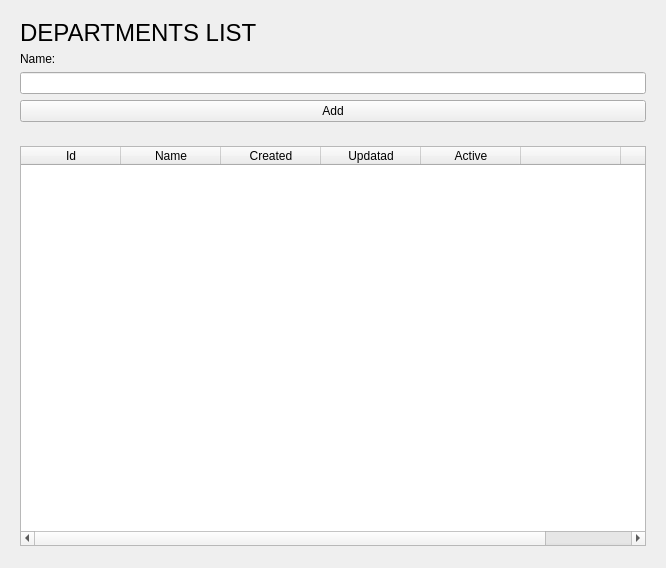
<?xml version="1.0" encoding="UTF-8"?>
<ui version="4.0">
 <class>departments</class>
 <widget class="QWidget" name="departments">
  <property name="geometry">
   <rect>
    <x>0</x>
    <y>0</y>
    <width>666</width>
    <height>568</height>
   </rect>
  </property>
  <property name="windowTitle">
   <string>Form</string>
  </property>
  <layout class="QVBoxLayout" name="verticalLayout_4">
   <item>
    <widget class="QWidget" name="panel_add" native="true">
     <property name="minimumSize">
      <size>
       <width>0</width>
       <height>120</height>
      </size>
     </property>
     <property name="maximumSize">
      <size>
       <width>16777215</width>
       <height>120</height>
      </size>
     </property>
     <layout class="QVBoxLayout" name="verticalLayout_5">
      <item>
       <widget class="QLabel" name="title_department">
        <property name="font">
         <font>
          <pointsize>18</pointsize>
         </font>
        </property>
        <property name="text">
         <string>DEPARTMENTS LIST</string>
        </property>
       </widget>
      </item>
      <item>
       <widget class="QLabel" name="label_name_department">
        <property name="text">
         <string>Name:</string>
        </property>
       </widget>
      </item>
      <item>
       <widget class="QLineEdit" name="name_department"/>
      </item>
      <item>
       <widget class="QPushButton" name="on_add_department">
        <property name="text">
         <string>Add</string>
        </property>
       </widget>
      </item>
     </layout>
    </widget>
   </item>
   <item>
    <widget class="QWidget" name="panel_list" native="true">
     <layout class="QVBoxLayout" name="verticalLayout_3">
      <item>
       <widget class="QTableWidget" name="list_departments">
        <property name="sizePolicy">
         <sizepolicy hsizetype="Ignored" vsizetype="Ignored">
          <horstretch>0</horstretch>
          <verstretch>0</verstretch>
         </sizepolicy>
        </property>
        <property name="minimumSize">
         <size>
          <width>0</width>
          <height>400</height>
         </size>
        </property>
        <column>
         <property name="text">
          <string>Id</string>
         </property>
         <property name="textAlignment">
          <set>AlignCenter</set>
         </property>
        </column>
        <column>
         <property name="text">
          <string>Name</string>
         </property>
         <property name="textAlignment">
          <set>AlignCenter</set>
         </property>
        </column>
        <column>
         <property name="text">
          <string>Created</string>
         </property>
         <property name="textAlignment">
          <set>AlignCenter</set>
         </property>
        </column>
        <column>
         <property name="text">
          <string>Updatad</string>
         </property>
         <property name="textAlignment">
          <set>AlignCenter</set>
         </property>
        </column>
        <column>
         <property name="text">
          <string>Active</string>
         </property>
         <property name="textAlignment">
          <set>AlignCenter</set>
         </property>
        </column>
        <column>
         <property name="text">
          <string/>
         </property>
        </column>
        <column>
         <property name="text">
          <string/>
         </property>
        </column>
       </widget>
      </item>
     </layout>
    </widget>
   </item>
   <item>
    <spacer name="verticalSpacer">
     <property name="orientation">
      <enum>Qt::Vertical</enum>
     </property>
     <property name="sizeHint" stdset="0">
      <size>
       <width>20</width>
       <height>40</height>
      </size>
     </property>
    </spacer>
   </item>
  </layout>
 </widget>
 <resources/>
 <connections/>
</ui>
